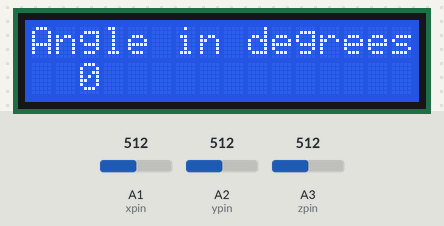
A sketch run on a simulated Arduino Uno, built with avr-gcc and run on an emulated ATmega328P. On the bench: 16×2 character LCD. Inputs (shaded band) come from the test bench; at power-on: A3 (zpin) = 512, A1 (xpin) = 512, A2 (ypin) = 512. What the sketch prints to the serial monitor is not drawn.

Above: at 1.2 s.
1.3 s: A3 (zpin) set to 286
At 2.7 s:
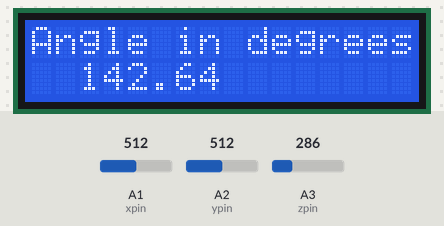
3.1 s: A3 (zpin) set to 253
At 4.2 s:
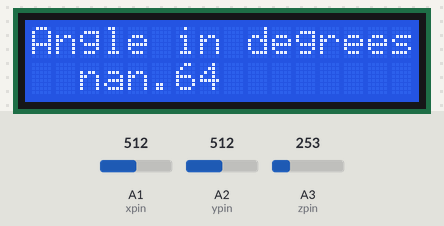
4.7 s: A3 (zpin) set to 511
At 5.4 s:
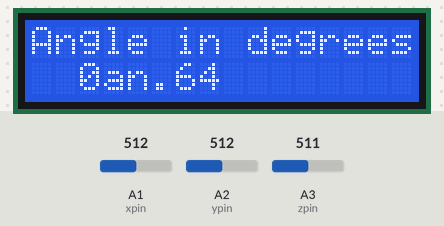
6.2 s: A3 (zpin) set to 418
7.7 s: A3 (zpin) set to 391
At 8.9 s:
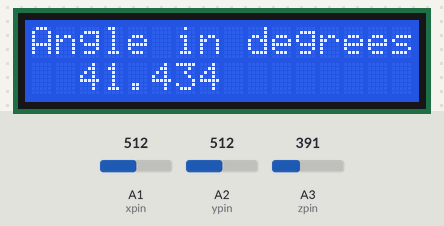
Timing chart, 0 to 10.4 s (numbered marks = the images above; inputs shaded):
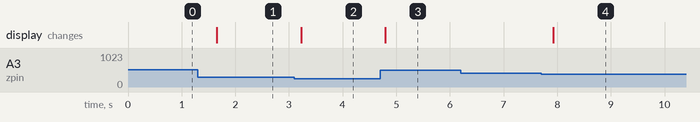

The sketch:

slope_angle_code.ino
```cpp
const int xpin = 1;                  // x-axis of the accelerometer
const int ypin = 2;                  // y-axis
const int zpin = 3;                  // z-axis (only on 3-axis models)
#include <LiquidCrystal_I2C.h>
#include <Wire.h>

LiquidCrystal_I2C lcd(0x27, 16, 2);
void setup()
{
 Serial.begin(9600);

    lcd.init();
  lcd.backlight();
}
void loop()
{
 int x = analogRead(xpin);

 int y = analogRead(ypin);

 int z = analogRead(zpin);

float zero_G = 512.0;
float scale = 102.3;
Serial.print(((float)x - 331.5)/65*9.8);
Serial.print("\t");
Serial.print(((float)y - 329.5)/68.5*9.8);
Serial.print("\t");
Serial.print(((float)z - 340)/68*9.8);
Serial.print("\t");
Serial.print((acos((((float)z - 340)/68*9.8)/9.8))*180/3.14);
Serial.print("\n");

  lcd.setCursor(0, 0);
  lcd.print("Angle in degrees :");
  lcd.setCursor(2, 1);
  if( ((float)z - 340)/68*9.8 <= 9.8)
    lcd.print((acos((((float)z - 340)/68*9.8)/9.8))*180/3.14);
  else
    lcd.print(0);
delay(500);
}
```

Measured:
- the behaviour switches between 272 and 271 on A3 (zpin) (found by bisection; images 1 and 2)
- the behaviour switches between 409 and 408 on A3 (zpin) (found by bisection; images 3 and 4)
- after the input at 1.3 s, the display: changes after 0.35 s (image 1)
- after the input at 3.1 s, the display: changes after 0.13 s (image 2)
- after the input at 4.7 s, the display: changes after 0.10 s (image 3)
- after the input at 6.2 s, every drawn part: stays the same
- after the input at 7.7 s, the display: changes after 0.23 s (image 4)
